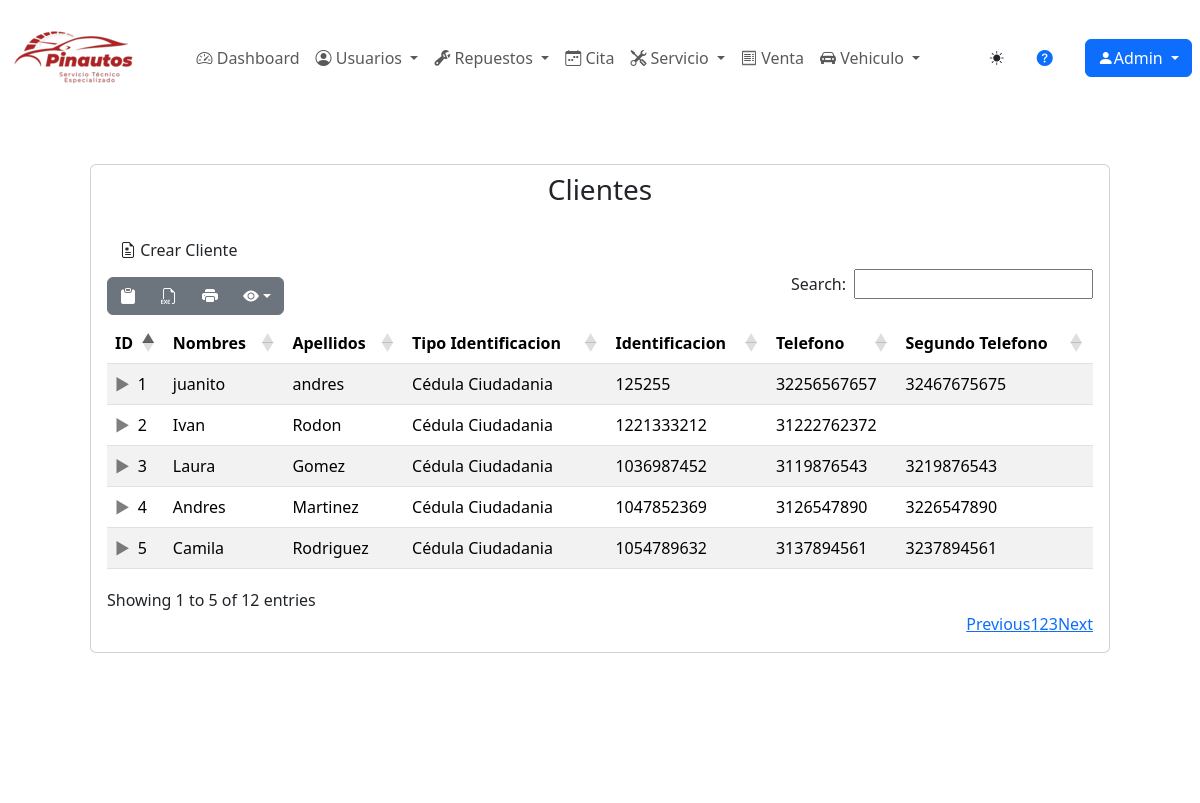
Screenshot of /usuarios/cliente/ (signed in) with the database file from the repository.
### usuarios/models.py (models this page shows)
class Cliente(models.Model):
    nombres = models.CharField(max_length=30, verbose_name="Nombres", default='', blank=False, validators=[alphabetic_validator])
    apellidos = models.CharField(max_length=30, verbose_name="Apellidos", default='', blank=False, validators=[alphabetic_validator])
    class TipoIdentificacion(models.TextChoices):
        CEDULA = 'Cédula Ciudadania', _("Cédula Ciudadania")
        TARJETA = 'Tarjeta Identidad', _("Tarjeta de Identidad")
        CEDULA_EXTRANJERIA = 'Cédula Extrangería', _("Cédula de Extrangería")
    tipo_identificacion = models.CharField(max_length=18, choices=TipoIdentificacion.choices, verbose_name="Tipo de identificacion", default=TipoIdentificacion.CEDULA, blank=False)
    identificacion = models.CharField(max_length=10, verbose_name="Identificacion", default='', validators=[numeric_validator], unique=True, blank=False)
    telefono = models.CharField(max_length=11, verbose_name="Telefono", validators=[numeric_validator], blank=False)
    telefono2 = models.CharField(max_length=11, verbose_name="Segundo Telefono", validators=[numeric_validator], blank=True)
    class Estado(models.TextChoices):
        ACTIVO = '1', _("Activo")
        INACTIVO = '0', _("Inactivo")
    estado = models.CharField(max_length=2, choices=Estado.choices, default=Estado.ACTIVO, verbose_name="Estado", blank=False)
    class Meta:
        verbose_name_plural = "clientes"

### usuarios/views.py (the view)
# urls.py: path('cliente/', cliente_listar, name="clientes" ),
@login_required
def cliente_listar(request):
    titulo="Cliente"
    modulo ="Usuarios"
    cliente = Cliente.objects.all()
    context={
        "titulo":titulo,
        "modulo":modulo,
        "clientes":cliente
    }
    return render(request,"usuarios/cliente/listar.html", context)

### base/templates/usuarios/cliente/listar.html (shortened to what this page needs)
{% extends 'partials/body.html' %}
{% load static %}
{% block contenido %}
<body>
    <div class="card fondcard m-5">
        <h3 class="text-center m-2">Clientes</h3>
        <div class="card-body">
            <a href="{% url 'clientes-crear' %}" class="btn fondtable">
                <i class="bi bi-file-earmark-medical"></i> Crear Cliente
              </a>
            <table id="example2" class="table table-striped nowrap" style="width:100%">
                <thead>
                    <tr>
                        <th>ID</th>
                        <th>Nombres</th>
                        <th>Apellidos</th>
                        <th>Tipo Identificacion</th>
                        <th>Identificacion</th>
                        <th>Telefono</th>
                        <th>Segundo Telefono</th>
                    </tr>
                </thead>
                <tbody>
                    {% for cliente in clientes %}
                    <tr>
                        <td>{{cliente.id}}</td>
                        <td>{{cliente.nombres}}</td>
                        <td>{{cliente.apellidos}}</td>
                        <td>{{cliente.tipo_identificacion}}</td>
                        <td>{{cliente.identificacion}}</td>
                        <td>{{cliente.telefono}}</td>
                        <td>{{cliente.telefono2}}</td>
                    </tr>
                    {% endfor %}
                </tbody>
            </table>
        </div>
    </div>
</body>
{% endblock contenido %}

### base/templates/partials/header.html (shortened to what this page needs)
{% load static %}
<nav class="navbar navbar-expand-md fondoheader textcolor">
  <div class="container-fluid">
    <a class="navbar-brand" href="{% url 'index' %}">
      <img src="{% static 'img/Logos/LogoHeader.png' %}" alt="Pinautos">
    </a>
    <div class="collapse navbar-collapse justify-content-center" id="menu">
      <ul class="navbar-nav ">
        <li class="nav-item ">
          <a href="{% url 'index' %}" class="nav-link textcolor"><i class="bi bi-speedometer2"></i> Dashboard</a>
        </li>
        <li class="nav-item dropdown ">
          <a class="nav-link dropdown-toggle textcolor" href="#" id="navbarDropdown1" role="button" data-bs-toggle="dropdown" aria-expanded="false">
            <i class="bi bi-person-circle"></i> Usuarios
          </a>
        </li>
        <li class="nav-item dropdown">
          <a class="nav-link dropdown-toggle textcolor" href="#" id="navbarDropdown2" role="button" data-bs-toggle="dropdown" aria-expanded="false">
            <i class="bi bi-wrench-adjustable"></i> Repuestos
          </a>
        </li>
        <li class="nav-item">
          <a class="nav-link textcolor" href="{% url 'citas' %}">
            <i class="bi bi-calendar-week"></i> Cita
          </a>
        </li>
        <li class="nav-item dropdown">
          <a class="nav-link dropdown-toggle textcolor" href="#" id="navbarDropdown4" role="button" data-bs-toggle="dropdown" aria-expanded="false">
            <i class="bi bi-tools"></i> Servicio
          </a>
        </li>
        <li class="nav-item">
          <a class="nav-link textcolor" href="{% url 'ventas' %}">
            <i class="bi bi-receipt"></i> Venta
          </a>
        </li>
        <li class="nav-item dropdown">
          <a class="nav-link dropdown-toggle textcolor" href="#" id="navbarDropdown6" role="button" data-bs-toggle="dropdown" aria-expanded="false">
            <i class="bi bi-car-front-fill"></i> Vehiculo
          </a>
        </li>
      </ul>
    </div>
  </div>
  <button id="tema-toggle" class="btn btn-sm fondboton ms-2">
    <i class="bi bi-sun-fill" id="icono-sol"></i>
  </button>
  <a href="{% url 'Manualayudaclientes' %}" class=" text-decoration-none m-4 textcolor"><i class="bi bi-question-circle-fill"></i></a>
  <div class="btn-group m-2">
    <button type="button" class="btn btn-primary dropdown-toggle" data-bs-toggle="dropdown" aria-haspopup="true" aria-expanded="false">
      <i class="bi bi-person-fill"></i>{{ user.username|title }}
    </button>
  </div>
</nav>

### static/css/partial/body.css (style rules this page uses)
body { position: relative; padding-bottom: 115px; min-height: 100vh; }

### rows the page displays
Cliente: id "1", nombres "juanito", apellidos "andres", tipo_identificacion "Cédula Ciudadania", identificacion "125255", telefono "32256567657", telefono2 "32467675675"
Cliente: id "2", nombres "Ivan", apellidos "Rodon", tipo_identificacion "Cédula Ciudadania", identificacion "1221333212", telefono "31222762372"
Cliente: id "3", nombres "Laura", apellidos "Gomez", tipo_identificacion "Cédula Ciudadania", identificacion "1036987452", telefono "3119876543", telefono2 "3219876543"
Cliente: id "4", nombres "Andres", apellidos "Martinez", tipo_identificacion "Cédula Ciudadania", identificacion "1047852369", telefono "3126547890", telefono2 "3226547890"
Cliente: id "5", nombres "Camila", apellidos "Rodriguez", tipo_identificacion "Cédula Ciudadania", identificacion "1054789632", telefono "3137894561", telefono2 "3237894561"

### other values shown
{{ user.username|title }} "Admin"
